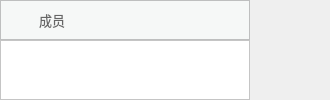
         <widget class="QWidget" name="tab_8">
          <attribute name="title">
           <string>成员管理</string>
          </attribute>
          <layout class="QGridLayout" name="gridLayout_11">
           <property name="leftMargin">
            <number>0</number>
           </property>
           <property name="topMargin">
            <number>0</number>
           </property>
           <property name="rightMargin">
            <number>0</number>
           </property>
           <property name="bottomMargin">
            <number>0</number>
           </property>
           <property name="spacing">
            <number>0</number>
           </property>
           <item row="1" column="1">
            <layout class="QVBoxLayout" name="verticalLayout_2">
             <property name="spacing">
              <number>0</number>
             </property>
             <item>
              <widget class="QFrame" name="frame_7">
               <property name="minimumSize">
                <size>
                 <width>250</width>
                 <height>40</height>
                </size>
               </property>
               <property name="maximumSize">
                <size>
                 <width>250</width>
                 <height>40</height>
                </size>
               </property>
               <property name="styleSheet">
                <string notr="true">QFrame {
	background-color: #F6F8F7;
	border-right: 1px solid #E8ECEC;
	border-bottom: 1px solid #E8ECEC;
}</string>
               </property>
               <property name="frameShape">
                <enum>QFrame::StyledPanel</enum>
               </property>
               <property name="frameShadow">
                <enum>QFrame::Raised</enum>
               </property>
               <layout class="QHBoxLayout" name="horizontalLayout_2">
                <property name="spacing">
                 <number>8</number>
                </property>
                <property name="leftMargin">
                 <number>10</number>
                </property>
                <property name="topMargin">
                 <number>0</number>
                </property>
                <property name="rightMargin">
                 <number>10</number>
                </property>
                <property name="bottomMargin">
                 <number>0</number>
                </property>
                <item>
                 <widget class="QLabel" name="label_29">
                  <property name="minimumSize">
                   <size>
                    <width>20</width>
                    <height>20</height>
                   </size>
                  </property>
                  <property name="maximumSize">
                   <size>
                    <width>20</width>
                    <height>20</height>
                   </size>
                  </property>
                  <property name="styleSheet">
                   <string notr="true">QLabel {
	background: none;
	border: none;
}</string>
                  </property>
                  <property name="text">
                   <string/>
                  </property>
                  <property name="pixmap">
                   <pixmap resource="../../Status.qrc">:/pic/Resources/material/pic/member.png</pixmap>
                  </property>
                  <property name="scaledContents">
                   <bool>true</bool>
                  </property>
                 </widget>
                </item>
                <item>
                 <widget class="QLabel" name="label_30">
                  <property name="font">
                   <font>
                    <family>微软雅黑</family>
                    <pointsize>10</pointsize>
                   </font>
                  </property>
                  <property name="styleSheet">
                   <string notr="true">QLabel {
	border: none;
	background: none;
	color: #666666;
}</string>
                  </property>
                  <property name="text">
                   <string>成员</string>
                  </property>
                 </widget>
                </item>
                <item>
                 <spacer name="horizontalSpacer_9">
                  <property name="orientation">
                   <enum>Qt::Horizontal</enum>
                  </property>
                  <property name="sizeHint" stdset="0">
                   <size>
                    <width>40</width>
                    <height>20</height>
                   </size>
                  </property>
                 </spacer>
                </item>
               </layout>
              </widget>
             </item>
             <item>
              <widget class="QFrame" name="frame_4">
               <property name="minimumSize">
                <size>
                 <width>250</width>
                 <height>0</height>
                </size>
               </property>
               <property name="maximumSize">
                <size>
                 <width>250</width>
                 <height>16777215</height>
                </size>
               </property>
               <property name="styleSheet">
                <string notr="true">QFrame {
	background-color: #ffffff;
	border-right: 1px solid #E8ECEC;
}</string>
               </property>
               <property name="frameShape">
                <enum>QFrame::StyledPanel</enum>
               </property>
               <property name="frameShadow">
                <enum>QFrame::Raised</enum>
               </property>
              </widget>
             </item>
            </layout>
           </item>
           <item row="1" column="3">
            <spacer name="horizontalSpacer_10">
             <property name="orientation">
              <enum>Qt::Horizontal</enum>
             </property>
             <property name="sizeHint" stdset="0">
              <size>
               <width>40</width>
               <height>20</height>
              </size>
             </property>
            </spacer>
           </item>
           <item row="1" column="2">
            <spacer name="horizontalSpacer_6">
             <property name="orientation">
              <enum>Qt::Horizontal</enum>
             </property>
             <property name="sizeHint" stdset="0">
              <size>
               <width>40</width>
               <height>20</height>
              </size>
             </property>
            </spacer>
           </item>
          </layout>
         </widget>
